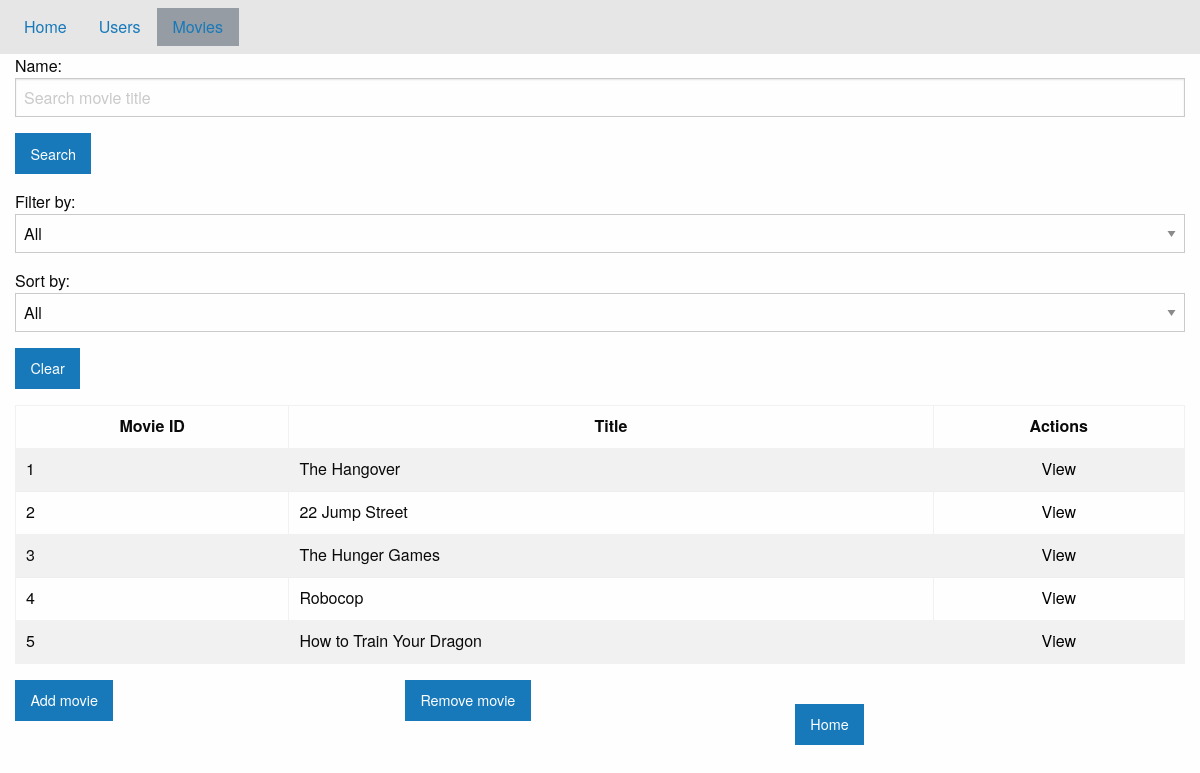
Page /projects/movie_db_application/movies.php on the earlier database version.
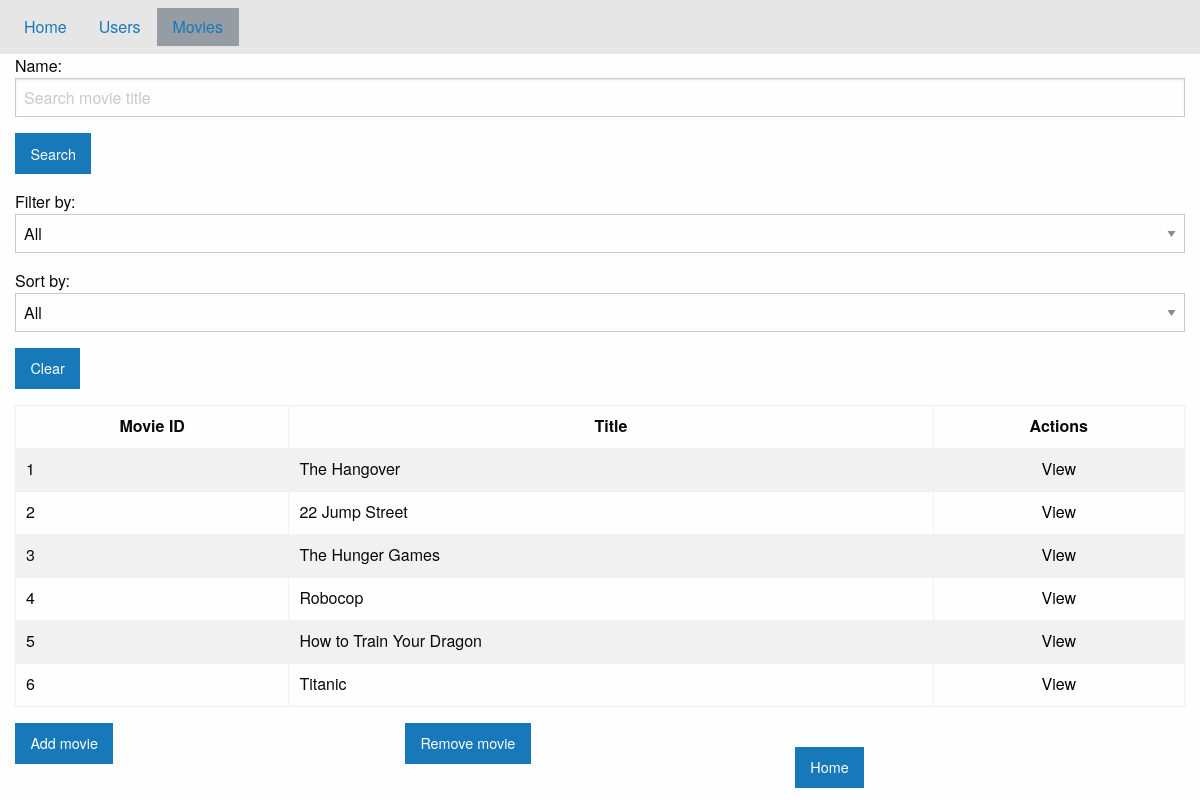
Same page on the later database version.
### tables this page shows
CREATE TABLE `movies` (
  `id` int(5) NOT NULL,
  `title` varchar(50) NOT NULL,
  `genre_id` int(5) NOT NULL,
  `type_id` int(5) NOT NULL
);

### projects/movie_db_application/model/db_functions.php (called while the page is built, shortened)
<?php
function get_movies($connection, $search = '', $genre = '', $sort_by = '') {
    if($genre) $and = 'AND genres.genre_id = '.$genre;
    else $and = '';
    if($sort_by == 'downloads') $order = 'ORDER BY total_downloads DESC';
    else $order = '';
    $sql_to_run = "SELECT movies.*, genre, format, file_type, qry_downloads.count_downloads AS total_downloads FROM movies
                   LEFT JOIN genres ON (genres.genre_id = movies.genre_id)
                   LEFT JOIN video_formats ON (video_formats.type_id = movies.type_id)
                   LEFT JOIN (
                        SELECT downloads.*, COUNT(id) AS count_downloads FROM downloads
                   ) AS qry_downloads ON (qry_downloads.movie_id = movies.id)
                   WHERE title LIKE '%$search%'
                   $and
                   $order";
    $result = $connection->query($sql_to_run);
    $movies_array = array();
    if($result->num_rows > 0) {
        while($row = $result->fetch_assoc()) {
             $movies_array[] = (object) array(
                 'id' => $row["id"],
                 'title' => $row["title"],
                 'genre' => $row["genre"],
                 'format' => $row["format"],
                 'file_type' => $row["file_type"],
                 'total_downloads' => $row["total_downloads"]
             );
        }
        return $movies_array;
    } else {
       return(false);
    }
}
function get_genres($connection) {
    $sql_to_run = "SELECT * FROM genres";
    $result = $connection->query($sql_to_run);
    $genres_array = array();
    if($result->num_rows > 0) {
        while($row = $result->fetch_assoc()) {
             $genres_array[] = (object) array(
                 'id' => $row["genre_id"],
                 'genre' => $row["genre"],
             );
        }
        return $genres_array;
    }
}
?>

### projects/movie_db_application/movies.php (the view, shortened to what this page needs)
<!doctype html>
<html>
<head>
    <?php include_once('model/db_functions.php'); ?>
    <?php include_once('model/view_functions.php'); ?>
    <link rel="stylesheet" type="text/css" href="assets/css/foundation.css">
</head>
<body>
	<?php
        $connection = connect_database();
        $content = nav_bar('movies');
        if($_GET['view'] == '') {
            $genres = get_genres($connection);
            $content .= '
                <div class="grid-container">
                    <div class="">
                        <form id="search_movies" method="post" action="?">
                            Name: <input type="text" id="search" name="search" placeholder="Search movie title">
                            <input class="button" type="submit" value="Search">
                        </form>
                        <form method="get">
                        Filter by:
                            <select name="genre" id="genre" onchange="this.form.submit()">
                                <optgroup label="Genre">
                                    <option value="">All</option>';
                            foreach($genres as $genre) {
                                $content .= '<option value="'.$genre->id.'" '.($genre->id == $_GET['genre']?'selected="selected"':'').'>'.$genre->genre.'</option>';
                            }
                            $content .= '
                                </optgroup>
                            </select>
                        Sort by:
                            <select name="sort_by" id="sort_by" onchange="this.form.submit()">
                                <option value="">All</option>
                                <option value="downloads" '.($_GET['sort_by']=='downloads'?'selected="selected"':'').'>Downloads</option>
                            </select>
                        </form>
                        <a class="button" onclick="window.location.href=(\'movies.php\')">Clear</a>
                        <br>
                    </div>
                </div>
            <div class="grid-container">';
                $movies = get_movies($connection, $_POST['search'], $_GET['genre'], $_GET['sort_by']);
                if($movies) {
                    $content .= '<table border="1">
                                    <tr>
                                        <th>Movie ID</th>
                                        <th>Title</th>
                                        <th>Actions</th>
                                    </tr>
                                 ';
                    foreach($movies as $movie) {
                        $content .= '<tr>
                                        <td>'.$movie->id.'</td>
                                        <td>'.$movie->title.'</td>
                                        <td style="text-align: center;"><button onclick="window.location.href=(\'movies.php?view=movie&id='.$movie->id.'\')">View</button></td>
                                    </tr>';
                    }
                    $content .= '</table>';
                } else {
                    echo('No movies found.');
                }
                $content .= '<div class="grid-x">
                                <div class="cell small-4">
                                    <a class="button" href="index.php?view=movies_add">Add movie</a><br>
                                </div>
                                <div class="cell small-4">
                                    <a class="button" href="index.php?view=movies_remove">Remove movie</a>
                                </div>
                                <div class="cell small-4">
                                    '.home_button().'
                                </div>
                             </div>
                        </div>';
        } else if($_GET['view'] == 'movie') {
             $content .= '<h2>Movie information</h2>';
            $movie = get_movie($connection, $_GET['id']);
            if($movie) {
                 $content .= '<h3>Movie ID:</h3>'.$movie['id'].'<br>
                            <h3>Title:</h3>'.$movie['title'].'<br>
                            <h3>Genre:</h3>'.$movie['genre'].'<br>
                            <h3>File type:</h3>'.$movie['file_type'].'<br>
                            <h3>Format:</h3>'.$movie['format'].'<br>';
            } else {
                echo('No movie found.');
            }
            $content .= home_button();
            $content .= '</div>';
        }
        echo($content);
	?>
</body>
</html>

### projects/movie_db_application/model/view_functions.php (shortened to what this page needs)
<?php
function home_button() {
    return('<br><a class="button" href="index.php?">Home</a>');
}
function nav_bar($page) {
    $title = ucfirst($page);
    $layout = '<nav class="top-bar" data-topbar role="navigation">
                    <ul class="horizontal medium-horizontal menu">
                        <li><a href="index.php?view=home" '.($title == 'Home' ? 'style="background: #969CA3;"' : '').'>Home</a></li>
                        <li><a href="users.php" '.($title == 'Users' ? 'style="background: #969CA3;"' : '').'>Users</a></li>
                        <li><a href="movies.php" '.($title == 'Movies' ? 'style="background: #969CA3;"' : '').'>Movies</a></li>
                    </ul>
                </nav>
                ';
    return $layout;
}
?>

Differences in the rows shown:
added movies: id "6", title "Titanic"
